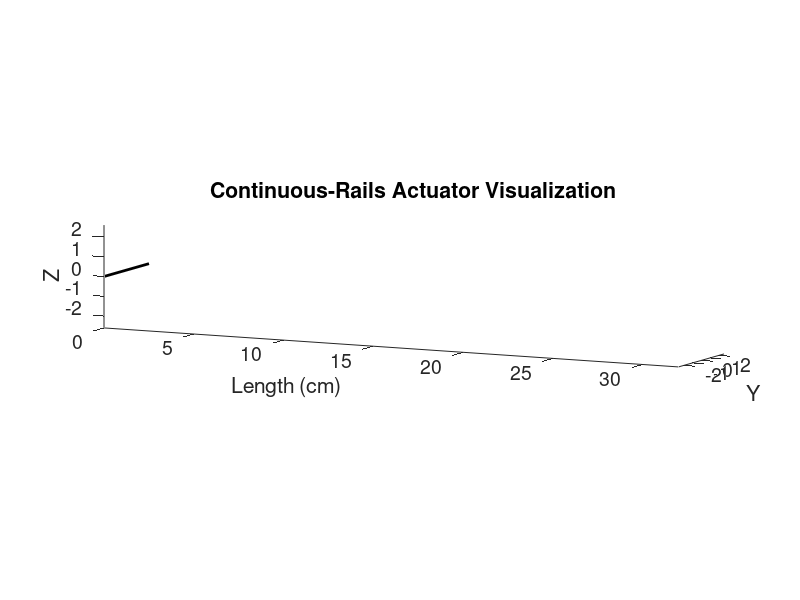
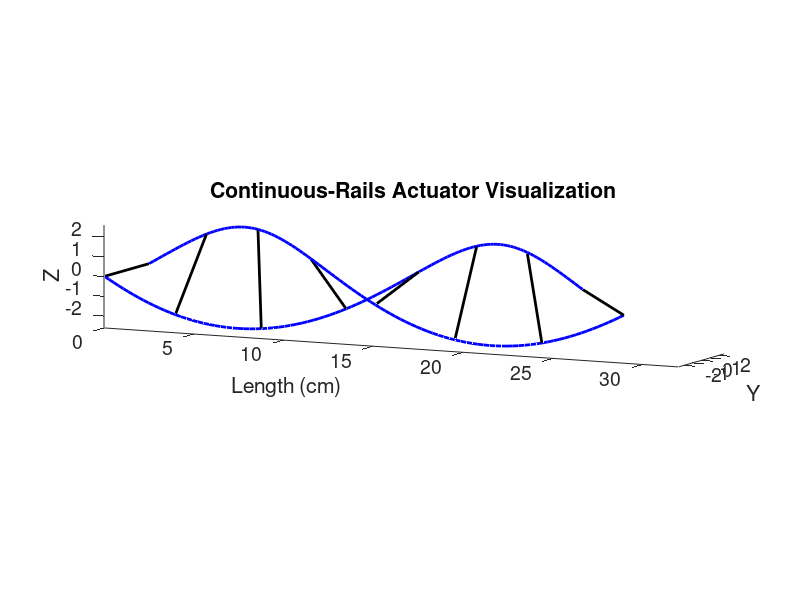
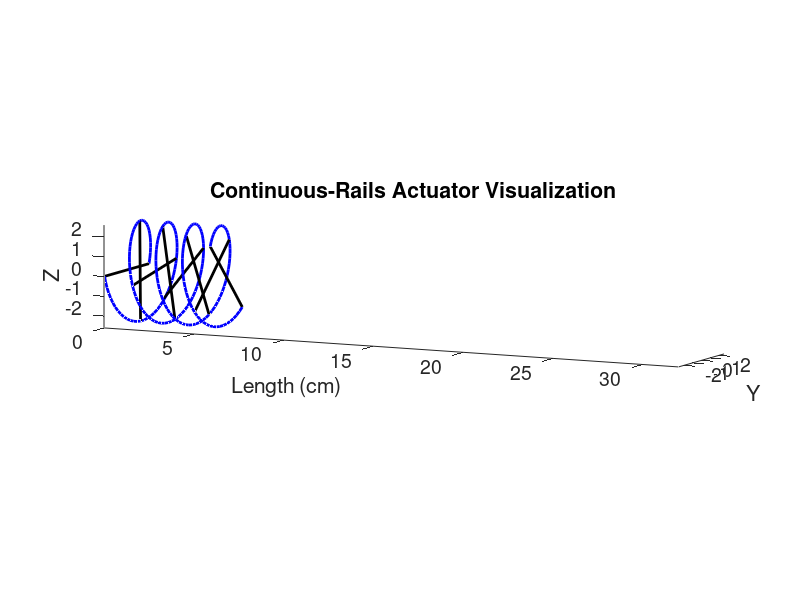

These charts were generated, in order, by the following MATLAB code:
% helical_visualization.m
% Helical-edge (continuous rail) actuator visualization
% Copyright 2015-2020 Kyle Zampaglione, Andrew P. Sabelhaus
% Plots a visualization of helical actuator at various displacements.

clc; clear all; close all;

% Add the paths to the modeling equations
addpath( '../analytical_models' );

%% CONSTANTS FOR THE SIMULATION
% Design IV for the continuous rails. All in cm.
% The rungs have a set width. This is also the width between the two
% edges of the helix.
w = 2 * 2.54;
% The initial length of the helix (also the length of a rail)
L0 = 30.48;
% Number of rungs. This is for visualization only.
N = 7;
%  We will need to discretize the points along the edges of the helix for
%  plotting, so just choose a large number here. A multiple of N makes the
%  plotting easier.
edge_discr = 105;
% An easy way to determine which points to place rungs at is in intervals
% of 
rung_interval = floor(edge_discr/N);

% Range of input angles to evaluate. This *should* be in radians
% Maximum rotation angle: 12 for design IV.
% TO-DO: NORMALIZE TO D-RAILS!!!
max_rot = 11.8;
% choosing the number of rotations to be an interval of N+1 of the maximum
% rotations makes the visualization easier: even numbers.
num_rot = 3;
% The range of input rotations to visualize, in radians, is
rotations = linspace(0, max_rot, num_rot);

% Store the length of the actuator for each rotation.
L = zeros(size(rotations));

% For plotting, some parameters on color and thickness.
rungcolor = 'k';
rungthickness = 2;
railcolor = 'b';
railthickness = 2;


%% VALUES STORED THROUGHOUT MULTIPLE ITERATIONS 
% z_totaled = [];
L_history = [];
angle_out = [];
% an index into the above vectors
count = 1;



%% SIMULATION
% j is the number of rotations to simulate. 
% For example, j=1 is 180 degrees, j=3 is 540 degrees, etc.

% Here, just iterate over the number of rotations
for j=1:size(rotations,2)
    %SETUP ============================================
    FigureHandle = figure;
    hold on
    set(gca,'FontSize',14);
    % Set the size of the figure window
    % Vertical:
    set(FigureHandle,'Position',[100,100,550,220]);
    
    % For the horizontal actuator, the x-axis is length.
    % and y-z are the radial and polar coordinates
    xlabel('Length (cm)');
    ylabel('Y');
    zlabel('Z');
    
    title('Continuous-Rails Actuator Visualization');

    % Horizontal:
    xlim([0, 32]);
    zlim([-2.6, 2.6]);
    ylim([-2.6, 2.6]);
    %==================================================
    
    % This particular rotation will use the following thetas:
    theta = linspace(0, rotations(j), edge_discr);
    % The slope of the helix, used for iterating over angle
    b = sqrt(L0^2 / rotations(j)^2 - (w/2)^2);
    
    % Procedure, for each theta:
    % 1) Plot the rails. Loop from theta=0 to theta=max (i.e., rot(j)).
    % 2) Plot the rungs. It's safe to assume they're evenly spaced.
    %       So, calculate the interval vs. L0, get the two points, draw
    %       line.
    
    
    % For the horizontal simulation, we'll do x as the length direction,
    % and y-z as the other two.
    z = 0; %initial z, one of the polar coordinates
    y = w/2; %initial y, one of the radial coordinates
    x_prev = 0; %initial x, length
    % 0-th rung
    plot3([x_prev,x_prev],[-y,y], [-z,z], rungcolor, 'LineWidth', rungthickness);
    
    for t=1:size(theta,2)
        % The x-coordinate at this value is
%         x = helix_length(theta(t), w/2, L0);
        x = b * theta(t);
        % The polar coordinates of the base circle in the y,z plane are 
        z_next = sin(theta(t)) * w/2;
        y_next = cos(theta(t)) * w/2;
        % A line between this point and the previous one.
        plot3([x_prev,x], [y,y_next],[z,z_next],railcolor, 'LineWidth', railthickness);
        % For the other rail too:
        plot3([x_prev,x], [-y,-y_next],[-z,-z_next], railcolor, 'LineWidth', railthickness);
        % If this point on the curve is where a rail is attached, i.e. this
        % index of theta is an interval of edge_discr/N,
        if (mod(t, rung_interval) == 0)
            % Plot a rung.
            plot3([x,x], [-y_next,y_next], [-z_next,z_next], rungcolor, 'LineWidth', rungthickness);
        end
        % Update for next iteration
        z = z_next;
        y = y_next;
        x_prev = x;
    end
    

%     % Iterate over each rung and plot it
%     for i = 1:(N-1)
%         z_new = sin(theta_i * i) * w/2;
%         y_new = cos(theta_i * i) * w/2;
%         x = sqrt(ell_i^2 - (z_new-z)^2 - (y_new-y)^2) + x_prev;
%         
%         % plot the rung
%         plot3([x,x], [-y_new,y_new], [-z_new,z_new], rungcolor, 'LineWidth', rungthickness);
%         % plot the two rails
%         plot3([x_prev,x], [y,y_new],[z,z_new],railcolor, 'LineWidth', railthickness);
%         plot3([x_prev,x], [-y,-y_new],[-z,-z_new], railcolor, 'LineWidth', railthickness);
%         
%         % update for next iteration (next rung)
%         z = z_new;
%         y = y_new;
%         x_prev = x;
%     end

    hold off 
    axis equal
    
    % For the vertical"
%     view(45,12) 
    
    % For the horizontal:
%     view(18,18)
%     view(0,0);
%     view(17,37)
%     view(26,16)
    view(26,8);
    %print final z value to screen
%     z_total = z;
%     z_totaled(count) = z_total; 
%     count = count+1;
    
    % Trying to force vector graphics
    set(gcf,'renderer','Painters')
end



